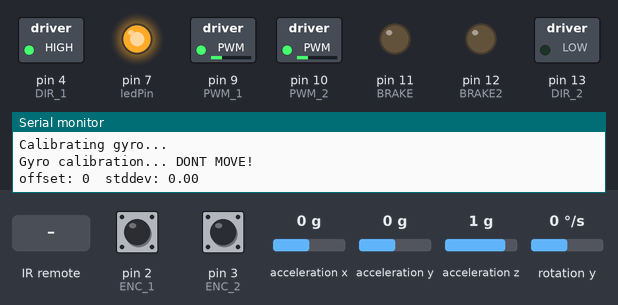
Recording of a sketch running on a simulated Arduino Uno, built with avr-gcc and run on an emulated ATmega328P. Parts: switched loads named in the sketch (green lamp = pin HIGH), output pins drawn as LEDs (lit = HIGH), the last lines printed to the serial monitor. Wiring (inferred from the names in the program): MPU-6050 motion sensor at I2C address 0x68. Inputs (shaded band) come from the test bench; at power-on: acceleration x 0 g, rotation y 0 °/s, pin 2 (ENC_1) HIGH, pin 3 (ENC_2) HIGH, acceleration y 0 g, acceleration z 1 g.

Above: at 4.5 s.
4.6 s: acceleration x set to 1.4 g
At 6.2 s:
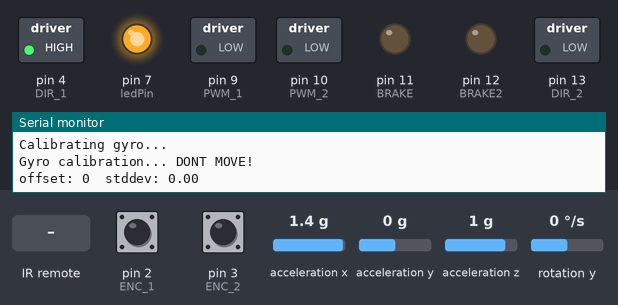
7.1 s: rotation y set to 100 °/s
At 8.54 s:
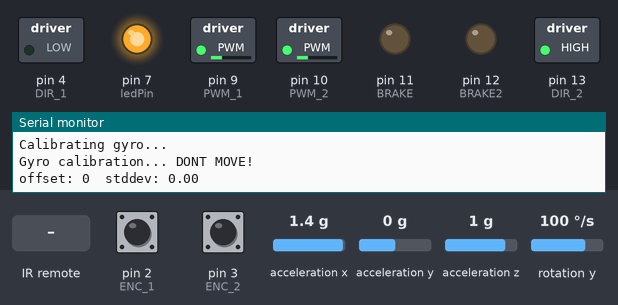
10.1 s: infrared code 0x07 received
At 10.6 s:
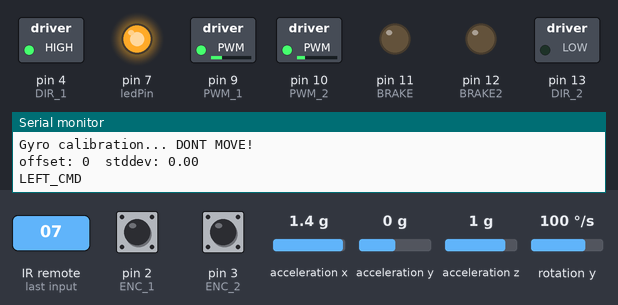
Timing chart, 0 to 13.1 s (numbered marks = the images above; inputs shaded):
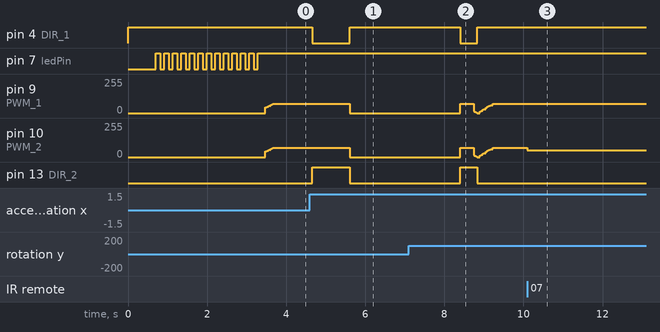

Measured:
- after the input at 4.6 s, pin 4 (DIR_1): HIGH → LOW after 0.06 s, → HIGH 0.94 s later; pin 9 (PWM_1), pin 10 (PWM_2): 70/255 → 0/255 after 1.0 s; pin 13 (DIR_2): LOW → HIGH after 0.06 s, → LOW 0.94 s later
- after the input at 7.1 s, pin 4 (DIR_1): HIGH → LOW after 1.3 s, → HIGH 0.43 s later; pin 13 (DIR_2): LOW → HIGH after 1.3 s, → LOW 0.43 s later
- after the input at 10.1 s, pin 10 (PWM_2): 70/255 → 50/255 at once

The sketch:

robot.ino
```cpp
#include <IRremote.h>
#include <Wire.h>
#include <FastPID.h>
#include <PID_v1_bc.h>

double input, output;
float DEFAULT_SETPOINT = 1.0;
#define LIMIT 70
#define TILT_ANGLE 1.0
double setpoint = DEFAULT_SETPOINT;
float Kp=15.08, Ki=30.0, Kd=0.55, Hz=5;
PID myPID(&input, &output, &setpoint, Kp, Ki, Kd, DIRECT);


double input_velocity, output_targetAngle;
double setPointSpeed = 0.0;
float Ksp=0.35, Ksi=0.01, Ksd=0.039;
// float Ksp=8.5, Ksi=3.0, Ksd=0.00;
// 0.025 0.002 0.0015
FastPID speedPID(Ksp, Ksi, Ksd, Hz, 16, true);
// PID speedPID(&input_velocity, &output_targetAngle, &setPointSpeed, Ksp, Ksi, Ksd, DIRECT);

#define PWM_1         9
#define DIR_1         4
#define PWM_2         10
#define DIR_2         13
#define BRAKE2        12
#define BRAKE         11
#define ENC_1         2
#define ENC_2         3

#define DECODE_LG
#define IRPin    8
const int ledPin = 7;

int ctrM1 = 0;
int ctrM2 = 0;
#define LEFT_CMD 0x07
#define RIGHT_CMD 0x06
#define FORWARD_CMD 0x40
#define BACKWARD_CMD 0x41

#define MPU6050 0x68              // Device address
#define ACCEL_CONFIG 0x1C         // Accelerometer configuration address
#define GYRO_CONFIG 0x1B          // Gyro configuration address
#define PWR_MGMT_1 0x6B
#define PWR_MGMT_2 0x6C
#define _2PI (2 * M_PI)

//Sensor output scaling
#define accSens 0                 // 0 = 2g, 1 = 4g, 2 = 8g, 3 = 16g
#define gyroSens 1                // 0 = 250rad/s, 1 = 500rad/s, 2 1000rad/s, 3 = 2000rad/s

int16_t  AcX, AcZ, GyY, gyroY;

//IMU offset values
int16_t  AcX_offset = 0;
int16_t  AcZ_offset = 0;
int16_t  GyY_offset = 0;

double speed_ctrl = 0;
float robot_angle;
float Acc_angle;            // angle calculated from acc. measurments
float angle_offset = 10.02 - 4.54; //Thay doi gia tri de robot can bang nhat khi dung yen
bool vertical = false;

#define Gyro_amount 0.996   // percent of gyro in complementary filter

volatile byte pos;
volatile int enc_count = 0;
long currentT, previousT_1, previousT_2 = 0;


void ENC_READ() {
  byte cur = (!digitalRead(ENC_1) << 1) + !digitalRead(ENC_2);
  byte old = pos & B00000011;
  byte dir = (pos & B00110000) >> 4;

  if (cur == 3) cur = 2;
  else if (cur == 2) cur = 3;

  if (cur != old) {
  if (dir == 0) {
    if (cur == 1 || cur == 3) dir = cur;
    } else {
      if (cur == 0) {
        if (dir == 1 && old == 3) enc_count--;
        else if (dir == 3 && old == 1) enc_count++;
        dir = 0;
      }
    }
    pos = (dir << 4) + (old << 2) + cur;
  }
}

void Motor1_control(int sp) {
  if (sp > 0) digitalWrite(DIR_1, LOW);
    else digitalWrite(DIR_1, HIGH);
  analogWrite(PWM_1, abs(sp));
}

void Motor2_control(int sp) {
  if (sp > 0) digitalWrite(DIR_2, HIGH);
    else digitalWrite(DIR_2, LOW);
  analogWrite(PWM_2, abs(sp));
}

// function constraining the angle in between -pi and pi, in degrees -180 and 180
float constrainAngle(float x){
    x = fmod(x + M_PI, _2PI);
    if (x < 0)
        x += _2PI;
    return x - M_PI;
}

void writeTo(byte device, byte address, byte value) {
  Wire.beginTransmission(device);
  Wire.write(address);
  Wire.write(value);
  Wire.endTransmission(true);
}

void blink()
{
    static unsigned long previousMillis = 0;
    unsigned long currentMillis = millis();
    if (currentMillis - previousMillis >= 100) {
        previousMillis = currentMillis; // Save the last time the LED was updated
        // Toggle the LED state
        digitalWrite(ledPin, !digitalRead(ledPin));
   }
}

void angle_setup() {
  Wire.begin();
  delay(100);
  writeTo(MPU6050, PWR_MGMT_1, 0);
  writeTo(MPU6050, ACCEL_CONFIG, accSens << 3); // Specifying output scaling of accelerometer
  writeTo(MPU6050, GYRO_CONFIG, gyroSens << 3); // Specifying output scaling of gyroscope
  delay(100);
  // int32_t  AcX_offset_sum = 0;
  // int32_t  AcZ_offset_sum = 0;
  // int32_t  GyY_offset_sum = 0;
  // for (int i = 0; i < 1024; i++) {
  //   blink();
  //   angle_calc();
  //   GyY_offset_sum += GyY;
  //   AcX_offset_sum += AcX;
  //   AcZ_offset_sum += AcZ;
  //   delay(3);
  // }
  // GyY_offset = GyY_offset_sum >> 10;
  AcX_offset = -60;
  AcZ_offset = 300;
  // Serial.print("GyY offset value = ");  Serial.println(GyY_offset);

  int i;
  long value = 0;
  float dev;
  int16_t values[100];
  bool gyro_cal_ok = false;

  delay(500);
  while (!gyro_cal_ok){
    Serial.println("Gyro calibration... DONT MOVE!");
    // we take 100 measurements in 4 seconds
    for (i = 0; i < 100; i++)
    {
      blink();
      angle_calc();
      values[i] = GyY;
      value += GyY;
      delay(25);
    }
    // mean value
    value = value / 100;
    // calculate the standard deviation
    dev = 0;
    for (i = 0; i < 100; i++)
      dev += (values[i] - value) * (values[i] - value);
    dev = sqrt((1 / 100.0) * dev);
    Serial.print("offset: ");
    Serial.print(value);
    Serial.print("  stddev: ");
    Serial.println(dev);
    if (dev < 50.0)
      gyro_cal_ok = true;
    else
      Serial.println("Repeat, DONT MOVE!");
  }
  GyY_offset = value;
}

void angle_calc() {

   // read raw accel/gyro measurements from device
  Wire.beginTransmission(MPU6050);
  Wire.write(0x3B);                     // starting with register 0x3B (ACCEL_XOUT_H)
  Wire.endTransmission(false);
  Wire.requestFrom(MPU6050, 2, true);   // request a total of 2 registers
  AcX = Wire.read() << 8 | Wire.read();
  //Serial.println(AcX);
  Wire.beginTransmission(MPU6050);
  Wire.write(0x3F);
  Wire.endTransmission(false);
  Wire.requestFrom(MPU6050, 2, true);   // request a total of 2 registers
  AcZ = Wire.read() << 8 | Wire.read();
  //Serial.println(AcZ);
  Wire.beginTransmission(MPU6050);
  Wire.write(0x45);
  Wire.endTransmission(false);
  Wire.requestFrom(MPU6050, 2, true);   // request a total of 2 registers
  GyY = Wire.read() << 8 | Wire.read();

  // AcX += AcX_offset;
  // AcZ += AcZ_offset;
  GyY += GyY_offset;

  // robot_angle += GyY * loop_time / 1000 / 65.536;
  robot_angle += GyY * 6.07968E-5;
  Acc_angle =  atan2(-AcX, AcZ) * 57.2958 + angle_offset ;
  robot_angle = robot_angle * Gyro_amount + Acc_angle * (1.0 - Gyro_amount);

  int16_t correction = constrain(GyY, GyY_offset - 10, GyY_offset + 10); // limit corrections...
  GyY_offset = GyY_offset * Gyro_amount + correction * (1-Gyro_amount); // Time constant of this correction is around 20 sec.

  if (abs(robot_angle) > 40) vertical = false;
  if (abs(robot_angle) < 1) vertical = true;

}

void MPU6050_getAngle(float dt)
{
   // read raw accel/gyro measurements from device
  Wire.beginTransmission(MPU6050);
  Wire.write(0x3B);                     // starting with register 0x3B (ACCEL_XOUT_H)
  Wire.endTransmission(false);
  Wire.requestFrom(MPU6050, 2, true);   // request a total of 2 registers
  AcX = Wire.read() << 8 | Wire.read();
  //Serial.println(AcX);
  Wire.beginTransmission(MPU6050);
  Wire.write(0x3F);
  Wire.endTransmission(false);
  Wire.requestFrom(MPU6050, 2, true);   // request a total of 2 registers
  AcZ = Wire.read() << 8 | Wire.read();
  //Serial.println(AcZ);
  Wire.beginTransmission(MPU6050);
  Wire.write(0x45);
  Wire.endTransmission(false);
  Wire.requestFrom(MPU6050, 2, true);   // request a total of 2 registers
  GyY = Wire.read() << 8 | Wire.read();

  Acc_angle =  atan2(-AcX, AcZ) * 57.2958 + angle_offset ;
  GyY = (GyY - GyY_offset) / 65.5;  // Accel scale at 500deg/seg  => 65.5 LSB/deg/s

  // Complementary filter
  // We integrate the gyro rate value to obtain the angle in the short term and we take the accelerometer angle with a low pass filter in the long term...
  robot_angle = Gyro_amount * (robot_angle + GyY * dt) + (1.0 - Gyro_amount) * Acc_angle;  // Time constant = 0.99*0.01(100hz)/(1-0.99) = 0.99, around 1 sec.

  // Gyro bias correction
  // We supose that the long term mean of the gyro_value should tend to zero (gyro_offset). This means that the robot is not continuosly rotating.
  int16_t correction = constrain(GyY, GyY_offset - 10, GyY_offset + 10); // limit corrections...
  GyY_offset = GyY_offset * Gyro_amount + correction * (1-Gyro_amount); // Time constant of this correction is around 20 sec.

  if (abs(robot_angle) > 40) vertical = false;
  if (abs(robot_angle) < 1) vertical = true;

}

void setup() {
  // put your setup code here, to run once:
  Serial.begin(115200);
  pinMode(ledPin, OUTPUT);

  // // Set Timer2 to Fast PWM mode
  // TCCR2A = _BV(COM2A1) | _BV(COM2B1) | _BV(WGM21) | _BV(WGM20);
  // TCCR2B = _BV(CS21);

  // Pins D9 and D10 - 7.8 kHz
  TCCR1A = 0b00000001; // 8bit
  TCCR1B = 0b00001010; // x8 fast pwm

  pinMode(DIR_1, OUTPUT);
  pinMode(DIR_2, OUTPUT);
  pinMode(BRAKE, OUTPUT);
  pinMode(BRAKE2, OUTPUT);
  pinMode(ENC_1, INPUT);
  pinMode(ENC_2, INPUT);

  attachInterrupt(digitalPinToInterrupt(ENC_1), ENC_READ, CHANGE);
  attachInterrupt(digitalPinToInterrupt(ENC_2), ENC_READ, CHANGE);

  digitalWrite(BRAKE, LOW);
  digitalWrite(BRAKE2, LOW);
  Motor1_control(0);
  Motor2_control(0);

  IrReceiver.begin(IRPin);

  //turn the PID on
  myPID.SetMode(AUTOMATIC);
  myPID.SetSampleTime(Hz);
  myPID.SetOutputLimits(-LIMIT, LIMIT);

  // speedPID.SetMode(AUTOMATIC);
  // speedPID.SetSampleTime(Hz);
  // speedPID.SetOutputLimits(-LIMIT, LIMIT);
  speedPID.setOutputRange(-LIMIT, LIMIT);

  Serial.println("Calibrating gyro...");
  angle_setup();
  digitalWrite(ledPin, HIGH);
}
bool move = false;
bool rotate = false;
void handleIR(int &ctr_mt1, int &ctr_mt2)
{
  if (IrReceiver.decode()) {
       IrReceiver.resume();

      /*
        * Finally, check the received data and perform actions according to the received command
        */
      if (IrReceiver.decodedIRData.command == FORWARD_CMD) {
          ctr_mt1 = 0;
          ctr_mt2 = 0;
          speed_ctrl = 615;
          Serial.println("FORWARD_CMD");
          move = true;
      } else if (IrReceiver.decodedIRData.command == BACKWARD_CMD) {
          ctr_mt1 = 0;
          ctr_mt2 = 0;
          speed_ctrl = -615;
          Serial.println("BACKWARD_CMD");
          move = true;
      }
      else if (IrReceiver.decodedIRData.command == LEFT_CMD) {
          speed_ctrl = 0;
          ctr_mt1 = 0;
          ctr_mt2 = 20;
          Serial.println("LEFT_CMD");
          rotate = true;
      }
      else if (IrReceiver.decodedIRData.command == RIGHT_CMD) {
          speed_ctrl = 0;
          ctr_mt1 = 20;
          ctr_mt2 = 0;
          Serial.println("RIGHT_CMD");
          rotate = true;
      }
      else
      {
        ctr_mt1 = 0;
        ctr_mt2 = 0;
        speed_ctrl = 0;
        rotate = false;
        move = false;
      }
  }
}

void tuning_speed()
{
  // Check for serial input
  if (Serial.available() > 0) {
      String input = Serial.readStringUntil('\n');

      // Check for set speed command
      if (input.startsWith("P")) {
          Ksp = input.substring(1).toFloat();
      }
      else if (input.startsWith("I")) {
          Ksi = input.substring(1).toFloat();
      }
      else if (input.startsWith("D")) {
          Ksd = input.substring(1).toFloat();
      }
      else if (input.startsWith("A")) {
          DEFAULT_SETPOINT = input.substring(1).toFloat();
      }
      // Check for get speed command
      else if (input.equals("S")) {
          Serial.println("setpoint: " + String(DEFAULT_SETPOINT) + " P: " + String(Ksp) + " I: " + String(Ksi) + " D: " + String(Ksd));
      }

      // Handle invalid commands
      else {
          Serial.println("Unknown command.");
      }
      // speedPID.SetTunings (Ksp, Ksi, Ksd);
      speedPID.configure (Ksp, Ksi, Ksd, Hz, 16, true);
  }
}

void tuning_balance()
{
  // Check for serial input
  if (Serial.available() > 0) {
      String input = Serial.readStringUntil('\n');

      // Check for set speed command
      if (input.startsWith("P")) {
          Kp = input.substring(1).toFloat();
      }
      else if (input.startsWith("I")) {
          Ki = input.substring(1).toFloat();
      }
      else if (input.startsWith("D")) {
          Kd = input.substring(1).toFloat();
      }
      else if (input.startsWith("A")) {
          DEFAULT_SETPOINT = input.substring(1).toFloat();
      }
      // Check for get speed command
      else if (input.equals("S")) {
          Serial.println("setpoint: " + String(DEFAULT_SETPOINT) + " P: " + String(Kp) + " I: " + String(Ki) + " D: " + String(Kd));
      }

      // Handle invalid commands
      else {
          Serial.println("Unknown command.");
      }

      myPID.SetTunings (Kp, Ki, Kd);
  }
}

void loop() {

  // put your main code here, to run repeatedly:
  // int adcValue = analogRead(A0);  // Read the ADC value (0-1023)
  // int servoValue = map(adcValue, 0, 1023, 1000, 2000);
  // left.writeMicroseconds(servoValue);

  // Serial.print(" -> Servo Value: ");
  // Serial.println(servoValue);
  float now = micros();
  float dt = (now - previousT_2) / 1000000.0f; //in seconds
  previousT_2 = now;

    // angle_calc();
    MPU6050_getAngle(dt);
    handleIR(ctrM1, ctrM2);
    // tuning_balance();
    tuning_speed();

    // Serial.println(robot_angle);

    if (now - previousT_1 >= (50000))
    {
      input_velocity = -enc_count/0.05;
      enc_count = 0;
      previousT_1 = now;
      output_targetAngle = speedPID.step(speed_ctrl, input_velocity);
    }

    if(vertical == true)
    {
      input = robot_angle;
      // if(move)
      // {
        setpoint = map(output_targetAngle, -LIMIT, LIMIT, -3.5, 3.5);
      //   // speedPID.configure (10.5, 3.0, Ksd, Hz, 16, true);
      // }
      // else
      {
        // speedPID.configure (Ksp, Ksi, Ksd, Hz, 16, true);
        // setpoint = map(output_targetAngle, -LIMIT, LIMIT, -4.5, 4.5);
      }
      myPID.Compute();
      Motor1_control(output + ctrM1);
      Motor2_control(output + ctrM2);

      // Serial.print("input_velocity: ");
      // Serial.print(input_velocity);
      // Serial.print(" output:");
      // Serial.print(setpoint);
      // Serial.print(" robot_angle: ");
      // Serial.print(robot_angle);
      // Serial.print(" output: ");
      // Serial.println(output);
    }
    else
    {
      Motor1_control(0);
      Motor2_control(0);
    }
    setpoint = DEFAULT_SETPOINT;

}
```
